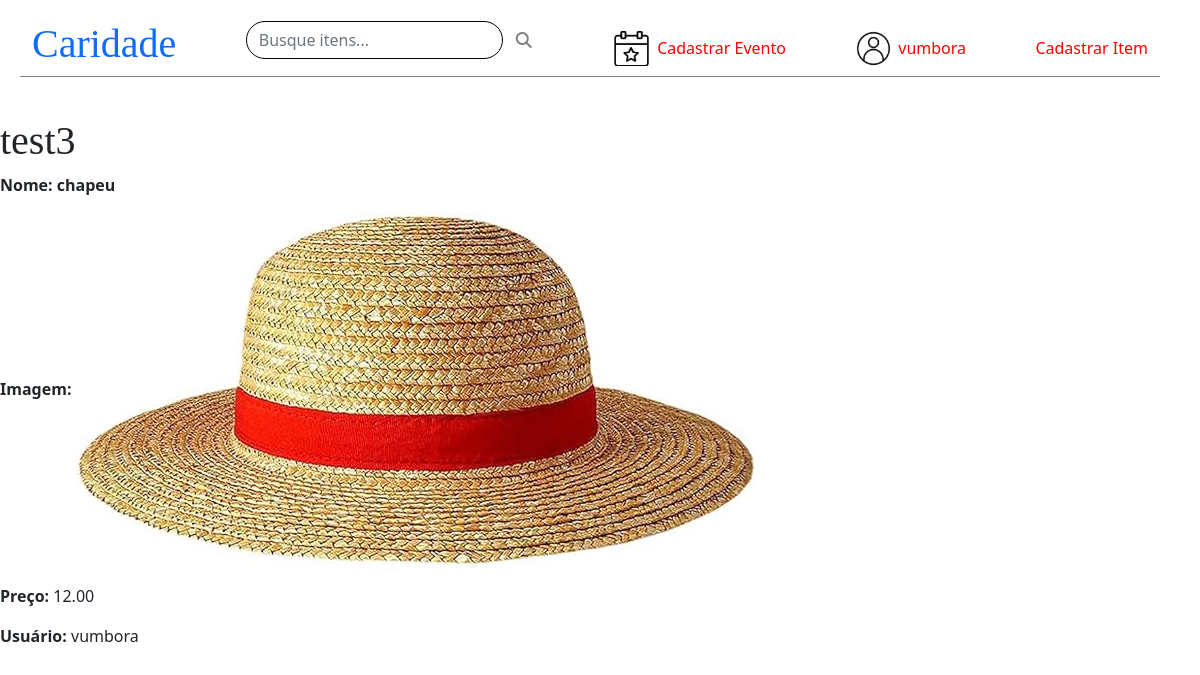
/evento/2/ (signed in), run on the app's committed database.
### caridade1/models.py (models this page shows)
class Evento(models.Model):
    duracao = models.DurationField(null = True, blank = True)
    ativo = models.BooleanField(default = False)
    nome = models.CharField(max_length = 30)
    User = models.ForeignKey(User, on_delete=models.CASCADE,null=False)

class Item(models.Model):
    User = models.ForeignKey(User, on_delete=models.CASCADE,null=False, blank = True)
    descricao = models.CharField(max_length = 100)
    foto = models.ImageField(upload_to = 'caridade')
    preco = models.DecimalField(max_digits=6, decimal_places=2)
    evento = models.ForeignKey(Evento, on_delete=models.PROTECT)
    reservado = models.ForeignKey(Reservado, on_delete=models.PROTECT, null = True, blank = True)

### caridade1/views.py (the view, shortened to what this page needs)
# urls.py: path('evento/<int:evento_id>/', views.detail, name='detail'),
def detail(request, evento_id):
    evento = get_object_or_404(Evento, pk=evento_id)
    item = Item.objects.filter(evento_id=evento_id)
    if request.method == 'GET':
        context={
            'evento':evento,
            'item': item,
            'form': reservar_itemForm()
            }
        if evento.ativo is False:
            raise Http404('Nenhum evento satisfaz o critério informado')
        return render(
            request, 'detalhes.html', context
        )

### caridade1/forms.py
class reservar_itemForm(forms.ModelForm):
    class Meta:
        model = Reservado
        fields = ['reservado']

### caridade1/templates/detalhes.html (shortened to what this page needs)
{% load static %}
{% include 'header.html' %}
<h1> {{evento.nome}} </h1>
{% for item in item %}
<p>
    <strong> Nome: {{ item.descricao }} </strong>
</p>
<p>
    <strong>Imagem:</strong> <img src="{{ item.foto.url }}">
</p>
<p>
    <strong>Preço:</strong> {{ item.preco }}
</p>
<p>
    <strong>Usuário:</strong> {{ item.User.username }}
</p>
{% endfor %}

### caridade1/templates/header.html (shortened to what this page needs)
{% load static %}
<head>
    <link rel="stylesheet" href="https://cdn.jsdelivr.net/npm/@fortawesome/fontawesome-free@6.2.0/css/all.min.css">
    <link rel="stylesheet" href="https://cdn.jsdelivr.net/npm/bootstrap@5.1.3/dist/css/bootstrap.min.css">
  <link rel="stylesheet" href="{% static 'header.css' %}">
</head>
<header>
    <div id="barra" class = "container" style="display: flex;" >
        <a href="{% url 'caridade1:index' %}" style="text-decoration: none;"><h1 style="font-family: Asteristico;"> Caridade </h1></a>
        <div id="pesquisa-barra-de-navegacao">
            <form id="form" action="{% url 'caridade1:pesquisar_item' %}" method="post">
                <div id="procura">
                <input  name = 'termo_pesquisa' type="text" class="form-control rounded-pill" placeholder="Busque itens..." id="pesquisa">
                <button type="submit" class="btn btn-primary rounded-pill" style="width: fit-content;" id="icone-pesquisa"><i class="fas fa-search"></i></button>
                </div>
            </form>
        </div>
        <div id="barra-evento">
            <a href=# id="icone-evento"></a>
            <div id="meus-eventos-barra">
                <a href="{% url 'caridade1:cadastrar_evento' %}" style="text-decoration: none; color:red"> Cadastrar Evento</a>
            </div>
        </div>
        <div id="usuario-barra">
            <a href="{% url 'caridade1:cadastrar_perfil' %}" id="icone-perfil"></a>
            <div id="login-barra">
                {% if user.is_authenticated %}
                <a href=# style="text-decoration: none; color: red;">
                    {{ user.username }}</a>
                {% else %}
                <a href="{% url 'caridade1:logar' %}" style="text-decoration: none; color: red;   ">Login</a>
                {% endif %}
            </div>
        </div>
        <div id="opcoes-barra">
            {% if user.is_authenticated %}
                <a href="{% url 'caridade1:cadastrar_item' %}" style="text-decoration: none; color: red;">
                    Cadastrar Item</a>
                {% else %}
                <a href="{% url 'caridade1:cadastrar_perfil' %}" id="icone-barra"> Cadastrar Perfil </a>
                {% endif %}
        </div>
    </div>
</header>

### caridade1/static/header.css (style rules this page uses)
#barra { width: 100%; justify-content: space-between; align-items: center; margin: 20px; margin-bottom: 40px; border-bottom-width: 1px; border-bottom-style: solid; border-bottom-color: gray; }
#procura { border: 5px; border-color: black; display: flex; align-items: center; }
#icone-pesquisa { background-color: transparent; color: gray; border-color: transparent; }
#pesquisa { border-color: black; }
h1 { font-family: 'Asteristico'; }
#barra-evento { display: flex; }
#icone-evento { background-image: url("evento.jpg"); width: 35px; height: 35px; background-size: cover; }
#meus-eventos-barra { margin-top: 5px; margin-left: 8px; }
#usuario-barra { display: flex; }
#icone-perfil { background-image: url("profile.jpg"); width: 35px; height: 35px; background-size: cover; }
#login-barra { margin-top: 5px; margin-left: 8px; }

### data on the page
Evento: nome "test3"
Item: descricao "chapeu", foto (picture), preco "12.00", User.username "vumbora"

### other printed values
{{ user.username }} "vumbora"
